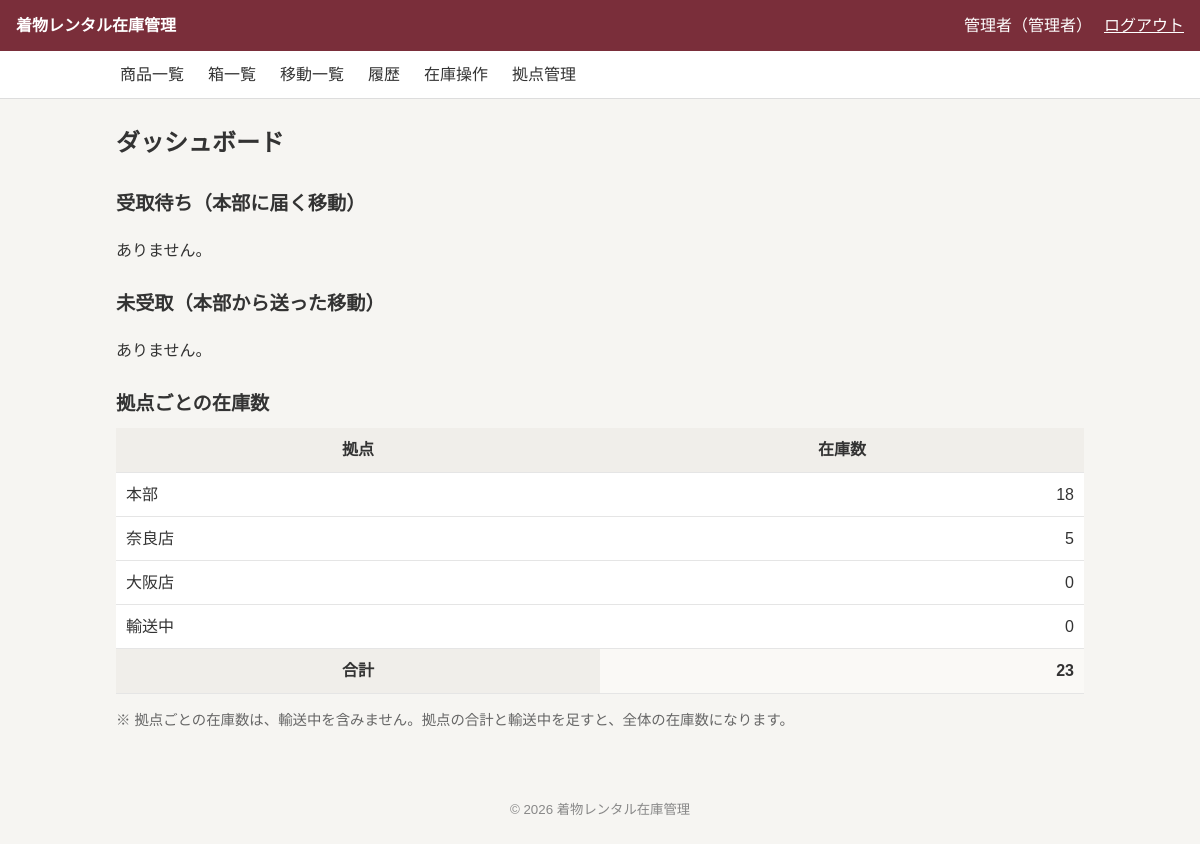
/dashboard.php (signed in), run on the app's committed database.
### tables this page shows
CREATE TABLE users (
  id            INT UNSIGNED NOT NULL AUTO_INCREMENT,
  login_id      VARCHAR(50)  NOT NULL,
  password_hash VARCHAR(255) NOT NULL,
  name          VARCHAR(50)  NOT NULL,
  role          ENUM('normal','admin') NOT NULL DEFAULT 'normal',
  location_id   INT UNSIGNED NOT NULL,
  status        ENUM('active','inactive') NOT NULL DEFAULT 'active',
  created_at    DATETIME     NOT NULL DEFAULT CURRENT_TIMESTAMP,
  updated_at    DATETIME     NOT NULL DEFAULT CURRENT_TIMESTAMP ON UPDATE CURRENT_TIMESTAMP,
  PRIMARY KEY (id),
  CONSTRAINT uk_users_login_id    UNIQUE (login_id),
  CONSTRAINT fk_users_location_id FOREIGN KEY (location_id) REFERENCES locations(id) ON DELETE RESTRICT
);

CREATE TABLE locations (
  id         INT UNSIGNED NOT NULL AUTO_INCREMENT,
  name       VARCHAR(50)  NOT NULL,
  note       TEXT         NULL DEFAULT NULL,
  status     ENUM('active','inactive') NOT NULL DEFAULT 'active',
  created_at DATETIME     NOT NULL DEFAULT CURRENT_TIMESTAMP,
  updated_at DATETIME     NOT NULL DEFAULT CURRENT_TIMESTAMP ON UPDATE CURRENT_TIMESTAMP,
  PRIMARY KEY (id),
  CONSTRAINT uk_locations_name UNIQUE (name)
);

### config/app.php (called while the page is built)
<?php
return [
    'debug'    => true,
    'timezone' => 'Asia/Tokyo',
    'app_name' => '着物レンタル在庫管理',
];

### includes/bootstrap.php (called while the page is built, shortened)
<?php
$appConfig = require __DIR__ . '/../config/app.php';
require_once __DIR__ . '/db.php';
require_once __DIR__ . '/functions.php';
require_once __DIR__ . '/auth.php';

### includes/functions.php (called while the page is built, shortened)
<?php
function h(?string $value): string
{
    return htmlspecialchars($value ?? '', ENT_QUOTES, 'UTF-8');
}
function label_map(): array
{
    return [
        'status'    => ['active' => '利用中', 'inactive' => '停止中'],
        'product_status' => ['active' => '利用中', 'inactive' => '廃番'],
        'role'      => ['normal' => '一般', 'admin' => '管理者'],
        'target'    => ['women' => '女', 'men' => '男', 'children' => '子'],
        'season'    => ['summer' => '夏物', 'winter' => '冬物', 'all_season' => '通年'],
        'box'       => ['active' => '使用中', 'in_transit' => '輸送中', 'retired' => '廃止'],
        'transfer'  => ['in_transit' => '輸送中', 'received' => '受取済', 'cancelled' => '取消済'],
        'operation' => [
            'stock_in'      => '入庫',
            'stock_out'     => '出庫',
            'adjustment'    => '在庫調整',
            'relocation'    => '保管場所変更',
            'item_transfer' => '商品移動',
            'box_transfer'  => '箱ごと移動',
        ],
        'reason' => [
            'purchase' => '新規購入',
            'initial'  => '初期登録',
            'disposal' => '廃棄',
            'sale'     => '売却',
            'lost'     => '紛失',
            'other'    => 'その他',
        ],
    ];
}
function label(string $type, ?string $value): string
{
    return label_map()[$type][$value] ?? '';
}

### includes/auth.php (called while the page is built, shortened)
<?php
function current_user(): ?array
{
    static $checked = false;
    static $user    = null;
    if ($checked) {
        return $user;
    }
    $checked = true;
    $sessionUser = $_SESSION['user'] ?? null;
    $stmt = getDb()->prepare(
        "SELECT id, name, role, location_id FROM users WHERE id = ? AND status = 'active'"
    );
    $stmt->execute([$sessionUser['id']]);
    $row = $stmt->fetch();
    $user = [
        'id'          => (int)$row['id'],
        'name'        => $row['name'],
        'role'        => $row['role'],
        'location_id' => (int)$row['location_id'],
    ];
    return $user;
}
function require_login(): void
{
    if (current_user() === null) {
        redirect('/login.php');
    }
}

### includes/db.php (called while the page is built)
<?php
function getDb(): PDO
{
    static $pdo = null;
    if ($pdo !== null) {
        return $pdo;
    }
    $config = require __DIR__ . '/../config/database.php';
    if (!empty($config['socket'])) {
        $dsn = sprintf(
            'mysql:unix_socket=%s;dbname=%s;charset=%s',
            $config['socket'],
            $config['dbname'],
            $config['charset']
        );
    } else {
        $dsn = sprintf(
            'mysql:host=%s;dbname=%s;charset=%s',
            $config['host'],
            $config['dbname'],
            $config['charset']
        );
    }
    $pdo = new PDO($dsn, $config['user'], $config['password'], [
        PDO::ATTR_ERRMODE            => PDO::ERRMODE_EXCEPTION,
        PDO::ATTR_DEFAULT_FETCH_MODE => PDO::FETCH_ASSOC,
        PDO::ATTR_EMULATE_PREPARES   => false,
    ]);
    $pdo->exec("SET time_zone = '+09:00'");
    return $pdo;
}

### public/dashboard.php (the view, shortened to what this page needs)
<?php
require_once __DIR__ . '/../includes/bootstrap.php';
require_login();
$pdo   = getDb();
$user  = current_user();
$myLoc = $user['location_id'];
$locations = $pdo->query(
    "SELECT l.id, l.name, COALESCE(SUM(s.qty), 0) AS total_qty
     FROM locations l
     LEFT JOIN boxes b  ON b.location_id = l.id AND b.status <> 'in_transit'
     LEFT JOIN stocks s ON s.box_id = b.id
     WHERE l.status = 'active'
     GROUP BY l.id, l.name
     ORDER BY l.id"
)->fetchAll();
$inTransitQty = (int)$pdo->query(
    "SELECT
       (SELECT COALESCE(SUM(oi.qty), 0)
          FROM operation_items oi
          JOIN operations o ON o.id = oi.operation_id
         WHERE o.type = 'item_transfer' AND o.status = 'in_transit')
     + (SELECT COALESCE(SUM(s.qty), 0)
          FROM stocks s
          JOIN boxes b ON b.id = s.box_id
         WHERE b.status = 'in_transit')"
)->fetchColumn();
$grandTotal = array_sum(array_column($locations, 'total_qty')) + $inTransitQty;
$stmt = $pdo->prepare(
    "SELECT o.id, o.type, o.created_at, o.from_location_id, o.to_location_id,
            fl.name AS from_name, tl.name AS to_name
     FROM operations o
     JOIN locations fl ON fl.id = o.from_location_id
     JOIN locations tl ON tl.id = o.to_location_id
     WHERE o.type IN ('item_transfer', 'box_transfer') AND o.status = 'in_transit'
       AND (o.from_location_id = ? OR o.to_location_id = ?)
     ORDER BY o.id"
);
$stmt->execute([$myLoc, $myLoc]);
$transfers = $stmt->fetchAll();
$incoming = array_filter($transfers, fn($t) => (int)$t['to_location_id'] === $myLoc);
$summaries = transfer_summaries($pdo, array_column($transfers, 'id'));
$myLocationName = $pdo->prepare('SELECT name FROM locations WHERE id = ?');
$myLocationName->execute([$myLoc]);
$myLocationName = (string)$myLocationName->fetchColumn();
$pageTitle = 'ダッシュボード';
require __DIR__ . '/../includes/layout/header.php';
function render_transfer_table(array $rows, array $summaries, string $partnerKey, string $partnerLabel): void
{
    if (empty($rows)) {
        echo '<p>ありません。</p>';
        return;
    }
?>
<?php
}
?>
<h2>受取待ち（<?= h($myLocationName) ?>に届く移動）</h2>
<?php render_transfer_table($incoming, $summaries, 'from_name', '送り元'); ?>
<h2>未受取（<?= h($myLocationName) ?>から送った移動）</h2>
<h2>拠点ごとの在庫数</h2>
<div class="table-wrap">
    <table>
        <tr>
            <th>拠点</th>
            <th>在庫数</th>
        </tr>
        <?php foreach ($locations as $location): ?>
            <tr>
                <td><?= h($location['name']) ?></td>
                <td class="num"><?= h((string)$location['total_qty']) ?></td>
            </tr>
        <?php endforeach; ?>
        <tr>
            <td>輸送中</td>
            <td class="num"><?= h((string)$inTransitQty) ?></td>
        </tr>
        <tr class="subtotal-row">
            <th>合計</th>
            <td class="num"><strong><?= h((string)$grandTotal) ?></strong></td>
        </tr>
    </table>
</div>
<p class="note">※ 拠点ごとの在庫数は、輸送中を含みません。拠点の合計と輸送中を足すと、全体の在庫数になります。</p>
<?php require __DIR__ . '/../includes/layout/footer.php'; ?>

### includes/layout/header.php (shortened to what this page needs)
<?php
$user = current_user();
?>
<!DOCTYPE html>
<html lang="ja">
<head>
    <link rel="stylesheet" href="/assets/css/style.css">
</head>
<body>
    <header class="site-header">
        <a class="site-title" href="/dashboard.php"><?= h($appConfig['app_name']) ?></a>
        <?php if ($user !== null): ?>
            <div class="user-info">
                <span><?= h($user['name']) ?>（<?= h(label('role', $user['role'])) ?>）</span>
                <form method="post" action="/logout.php">
                    <button type="submit" class="button-link">ログアウト</button>
                </form>
            </div>
        <?php endif; ?>
    </header>
    <?php if ($user !== null): ?>
        <?php require __DIR__ . '/nav.php'; ?>
    <?php endif; ?>
    <main class="container">
        <h1><?= h($pageTitle ?? '') ?></h1>

### public/assets/css/style.css (style rules this page uses)
* { box-sizing: border-box; }
body { margin: 0; font-family: "Hiragino Sans", "Noto Sans JP", "Yu Gothic", sans-serif; font-size: 16px; line-height: 1.7; color: #333; background: #f6f5f2; }
a { color: #7a2e3a; }
.container { max-width: 1000px; margin: 0 auto; padding: 24px 16px; }
h1 { font-size: 1.5rem; margin: 0 0 16px; }
h2 { font-size: 1.2rem; margin: 24px 0 8px; }
.site-header { display: flex; justify-content: space-between; align-items: center; flex-wrap: wrap; gap: 8px; padding: 12px 16px; background: #7a2e3a; color: #fff; }
.site-title { color: #fff; font-weight: bold; text-decoration: none; }
.user-info { display: flex; align-items: center; gap: 12px; }
.user-info form { margin: 0; }
.note { font-size: 0.9rem; color: #666; }
.table-wrap { overflow-x: auto; }
table { width: 100%; border-collapse: collapse; background: #fff; }
th, td { padding: 8px 10px; border-bottom: 1px solid #e5e5e5; text-align: left; }
th { background: #f0eeea; white-space: nowrap; text-align: center; }
td.num { text-align: right; }
.subtotal-row td { font-weight: bold; background: #faf9f6; }
button, .button { display: inline-block; padding: 8px 18px; font-size: 1rem; color: #fff; background: #7a2e3a; border: none; border-radius: 4px; cursor: pointer; text-decoration: none; }
.button-link { padding: 0; color: inherit; background: none; text-decoration: underline; }

### data on the page
users: name "管理者", role "管理者"
locations: name "本部", total_qty "18"
locations: name "奈良店", total_qty "5"
locations: name "大阪店", total_qty "0"

### other printed values
$appConfig['app_name'] "着物レンタル在庫管理"
$navLabel "商品一覧"
$navLabel "箱一覧"
$navLabel "移動一覧"
$navLabel "履歴"
$navLabel "在庫操作"
$navLabel "拠点管理"
$pageTitle "ダッシュボード"
$inTransitQty "0"
$grandTotal "23"
